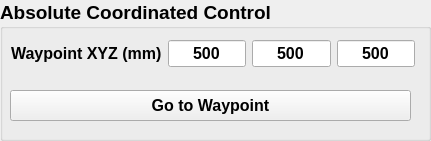
     <widget class="QGroupBox" name="groupBox_4">
      <property name="geometry">
       <rect>
        <x>320</x>
        <y>240</y>
        <width>431</width>
        <height>141</height>
       </rect>
      </property>
      <property name="font">
       <font>
        <pointsize>14</pointsize>
        <weight>75</weight>
        <bold>true</bold>
       </font>
      </property>
      <property name="title">
       <string>Absolute Coordinated Control</string>
      </property>
      <widget class="QPushButton" name="pushButton_34">
       <property name="geometry">
        <rect>
         <x>10</x>
         <y>90</y>
         <width>401</width>
         <height>31</height>
        </rect>
       </property>
       <property name="font">
        <font>
         <pointsize>12</pointsize>
         <weight>75</weight>
         <bold>true</bold>
        </font>
       </property>
       <property name="text">
        <string>Go to Waypoint</string>
       </property>
      </widget>
      <widget class="QWidget" name="formLayoutWidget_3">
       <property name="geometry">
        <rect>
         <x>11</x>
         <y>40</y>
         <width>404</width>
         <height>41</height>
        </rect>
       </property>
       <layout class="QFormLayout" name="formLayout_3">
        <property name="fieldGrowthPolicy">
         <enum>QFormLayout::AllNonFixedFieldsGrow</enum>
        </property>
        <item row="0" column="0">
         <widget class="QLabel" name="label_12">
          <property name="font">
           <font>
            <pointsize>12</pointsize>
           </font>
          </property>
          <property name="text">
           <string>Waypoint XYZ (mm)</string>
          </property>
         </widget>
        </item>
        <item row="0" column="1">
         <layout class="QHBoxLayout" name="horizontalLayout_6">
          <item>
           <widget class="QLineEdit" name="lineEdit_11">
            <property name="font">
             <font>
              <pointsize>12</pointsize>
             </font>
            </property>
            <property name="text">
             <string>500</string>
            </property>
            <property name="alignment">
             <set>Qt::AlignCenter</set>
            </property>
           </widget>
          </item>
          <item>
           <widget class="QLineEdit" name="lineEdit_10">
            <property name="font">
             <font>
              <pointsize>12</pointsize>
             </font>
            </property>
            <property name="text">
             <string>500</string>
            </property>
            <property name="alignment">
             <set>Qt::AlignCenter</set>
            </property>
           </widget>
          </item>
          <item>
           <widget class="QLineEdit" name="lineEdit_12">
            <property name="font">
             <font>
              <pointsize>12</pointsize>
             </font>
            </property>
            <property name="text">
             <string>500</string>
            </property>
            <property name="alignment">
             <set>Qt::AlignCenter</set>
            </property>
           </widget>
          </item>
         </layout>
        </item>
       </layout>
      </widget>
     </widget>
